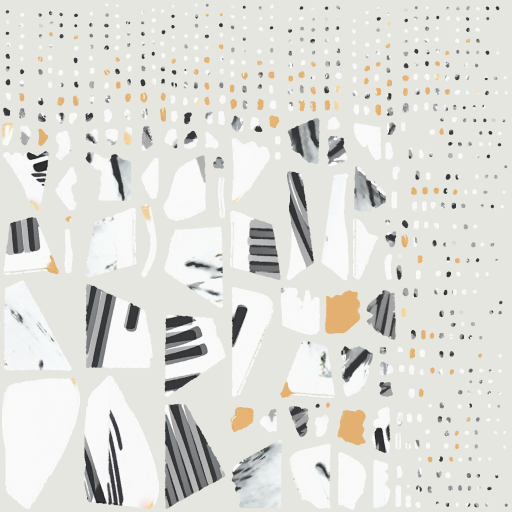
#> input picture anuncio-u1/assets/caixa_etiqueta_cor.png, 1024 x 1024 px (shown at 1/2 size)
$ python confere-no-palco.py ../../../anuncio-u1/assets/caixa_cor_2k.png ../../../anuncio-u1/assets/caixa_etiqueta_cor.png
#> lines starting #> are read from the running program, lines starting #| are printed output that depends on the picture
#!/usr/bin/env python3
"""Confere midia onde ela APARECE, nao no contador.

`mediaCount` e `status: READY` dizem que o Shopify processou o arquivo, nao que
a imagem serve para a pagina. Em 17/09/2026 a H2D tinha seis midias READY e a
capa era de 389 px com fundo PRETO dentro de um palco #F7F7F7 — o defeito que o
dono ja tinha apontado, escondido atras de um numero que anunciava sucesso.

Este script responde as tres perguntas que a API nao responde:

  1. a dimensao aguenta o palco? (o palco pede >= 2x o tamanho em CSS)
  2. o canto bate com o fundo do palco? (um canto fora ja denuncia)
  3. as irmas combinam entre si? — desenha todas no palco de verdade, porque o
     que estraga um carrossel e a DIFERENCA entre as imagens, e essa nenhuma
     delas carrega sozinha.

Uso:
    python3 confere-no-palco.py folha.png <arquivo-ou-url> [...]
"""
import io
import sys
import urllib.request

from PIL import Image, ImageDraw

PALCO = (0xF7, 0xF7, 0xF7)  # .pp__stage { background: var(--pp-canvas, #f7f7f7) }
CSS = 440                   # largura do palco no celular, medida
LADO = 250                  # lado de cada quadro na folha
BORDA = 12
TOLERANCIA = 12             # diferenca de canal que ainda conta como "bate"


def abre(fonte):
    if fonte.startswith(("http://", "https://")):
        with urllib.request.urlopen(fonte) as r:
            return Image.open(io.BytesIO(r.read())).convert("RGB")
    return Image.open(fonte).convert("RGB")


def canto(im, lado=10):
    """Cor media dos quatro cantos: diz o fundo real, nao o declarado.

    O resize para 1x1 com BOX e a media exata do quadrado, e evita varrer
    pixel a pixel."""
    w, h = im.size
    pontos = [(0, 0), (w - lado, 0), (0, h - lado), (w - lado, h - lado)]
    medias = [
        im.crop((x, y, x + lado, y + lado)).resize((1, 1), Image.BOX).getpixel((0, 0))
        for x, y in pontos
    ]
    return tuple(sum(m[i] for m in medias) // len(medias) for i in range(3))


def no_palco(im, lado=LADO):
    """Desenha como o tema desenha: object-fit contain sobre o palco."""
    w, h = im.size
    e = min(lado / w, lado / h)
    menor = im.resize((max(1, round(w * e)), max(1, round(h * e))), Image.LANCZOS)
    cv = Image.new("RGB", (lado, lado), PALCO)
    cv.paste(menor, ((lado - menor.width) // 2, (lado - menor.height) // 2))
    return cv


def main(saida, fontes):
    colunas = min(6, len(fontes))
    linhas = (len(fontes) + colunas - 1) // colunas
    folha = Image.new(
        "RGB",
        (BORDA + colunas * (LADO + BORDA), BORDA + linhas * (LADO + 60)),
        (255, 255, 255),
    )
#> folha: PIL image 274x322 RGB; every value is 255
    d = ImageDraw.Draw(folha)
    reprovadas = 0

    for i, fonte in enumerate(fontes):
        im = abre(fonte)
#> in abre, returned value is the input picture: PIL image 1024x1024 RGB; mean R, G, B 222.8, 222.2, 217
        w, h = im.size
#> w = 1024; h = 1024
        fundo = canto(im)
#> in canto, `medias = [ im.crop((x, y, x + lado, y + lado)).resize((1, 1), Image.BO..`: medias = [(230, 230, 224), (230, 230, 224), (230, 230, 224), (230, 230, 224)]
#> fundo = (230, 230, 224)
        # 2x porque a tela do celular tem densidade 2; abaixo disso borra
        pequena = min(w, h) < CSS * 2
#> pequena = False
        destoa = max(abs(fundo[c] - PALCO[c]) for c in range(3)) > TOLERANCIA
#> destoa = True
        if pequena or destoa:
            reprovadas += 1

        x = BORDA + (i % colunas) * (LADO + BORDA)
        y = BORDA + (i // colunas) * (LADO + 60)
        folha.paste(no_palco(im), (x, y))
#> in no_palco, `menor = im.resize((max(1, round(w * e)), max(1, round(h * e))), Image...`:
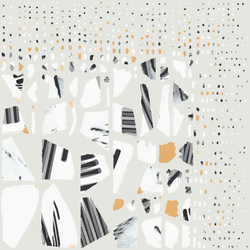
#> menor: PIL image 250x250 RGB; mean R, G, B 222.7, 222.1, 217
#> in no_palco, `cv = Image.new("RGB", (lado, lado), PALCO)`: cv: PIL image 250x250 RGB; every value is 247
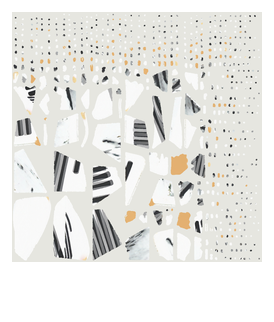
#> folha: PIL image 274x322 RGB; mean R, G, B 232.2, 231.7, 228.1
        d.rectangle([x, y, x + LADO - 1, y + LADO - 1], outline=(190, 190, 190))
        nome = fonte.split("/")[-1].split("?")[0][:28]
        d.text((x + 4, y + LADO + 6), f"{nome}  {w}x{h}",
               fill=(170, 20, 20) if pequena else (10, 10, 10))
        d.text((x + 4, y + LADO + 24), f"canto {fundo}",
               fill=(170, 20, 20) if destoa else (20, 120, 20))

        aviso = []
        if pequena:
            aviso.append(f"PEQUENA (palco pede {CSS * 2}px)")
        if destoa:
            aviso.append(f"FUNDO {fundo} != {PALCO}")
        print(f"{nome:30s} {w}x{h:<6} canto {fundo}  {' | '.join(aviso) or 'ok'}")
#| caixa_etiqueta_cor.png         1024x1024   canto (230, 230, 224)  FUNDO (230, 230, 224) != (247, 247, 247)

    folha.save(saida)
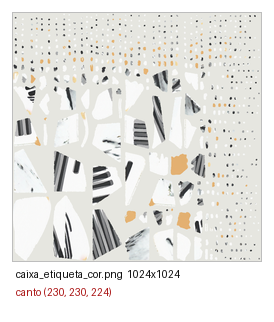
#> saved as caixa_cor_2k.png: PIL image 274x322 RGB; mean R, G, B 230.5, 229.7, 226.2
    print(f"\n{len(fontes)} conferidas, {reprovadas} reprovadas -> {saida}")
    print("Olhe a folha: o que reprova sozinha o laco acha; o que so aparece")
    print("na diferenca entre as irmas so aparece olhando.")
    return 1 if reprovadas else 0


if __name__ == "__main__":
    if len(sys.argv) < 3:
        sys.exit(__doc__)
#> (the run stopped early here; a loop or call above may not have finished)
